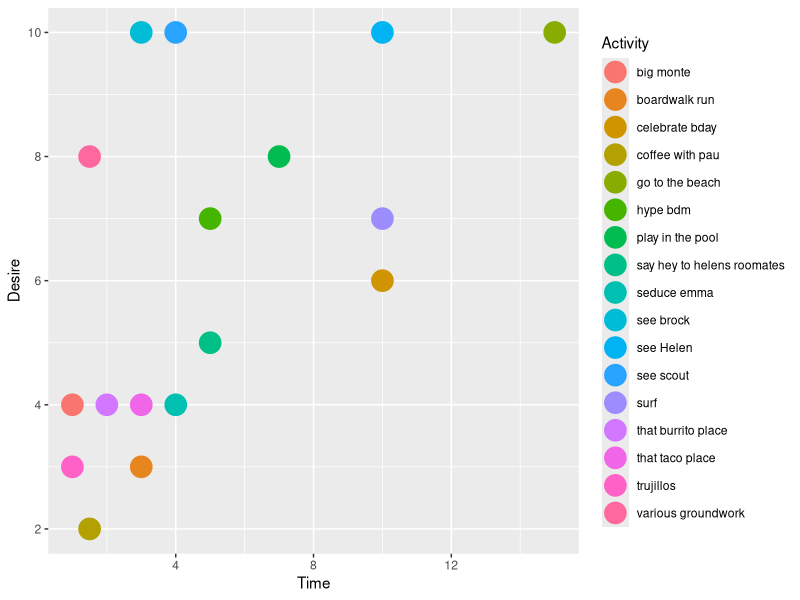

Source code (R): (Note: this script raises an error after producing the figure.)
library(dplyr)
library(ggplot2)
library(tidyverse)
library(maps)
desire<-read.csv("san.dan.csv")
colnames(desire)

desire<-read.csv("san.dan.csv")

desire<-desire %>% 
  rename("Time" = estimated.time..hours.,
         "Desire" = desire.1.10.,
         "Activity" = activity)

plot_desire<-ggplot(data = desire)+
  geom_point(mapping = aes(x=Time,
                           y=Desire,
                           color = Activity),
             size = 7)

table<-kable(desire)

total<- nrow(desire)

tot.time<-sum(desire$Time)

want_most<-desire %>% 
  filter(Desire == max(Desire)) %>% 
  select(Activity)


